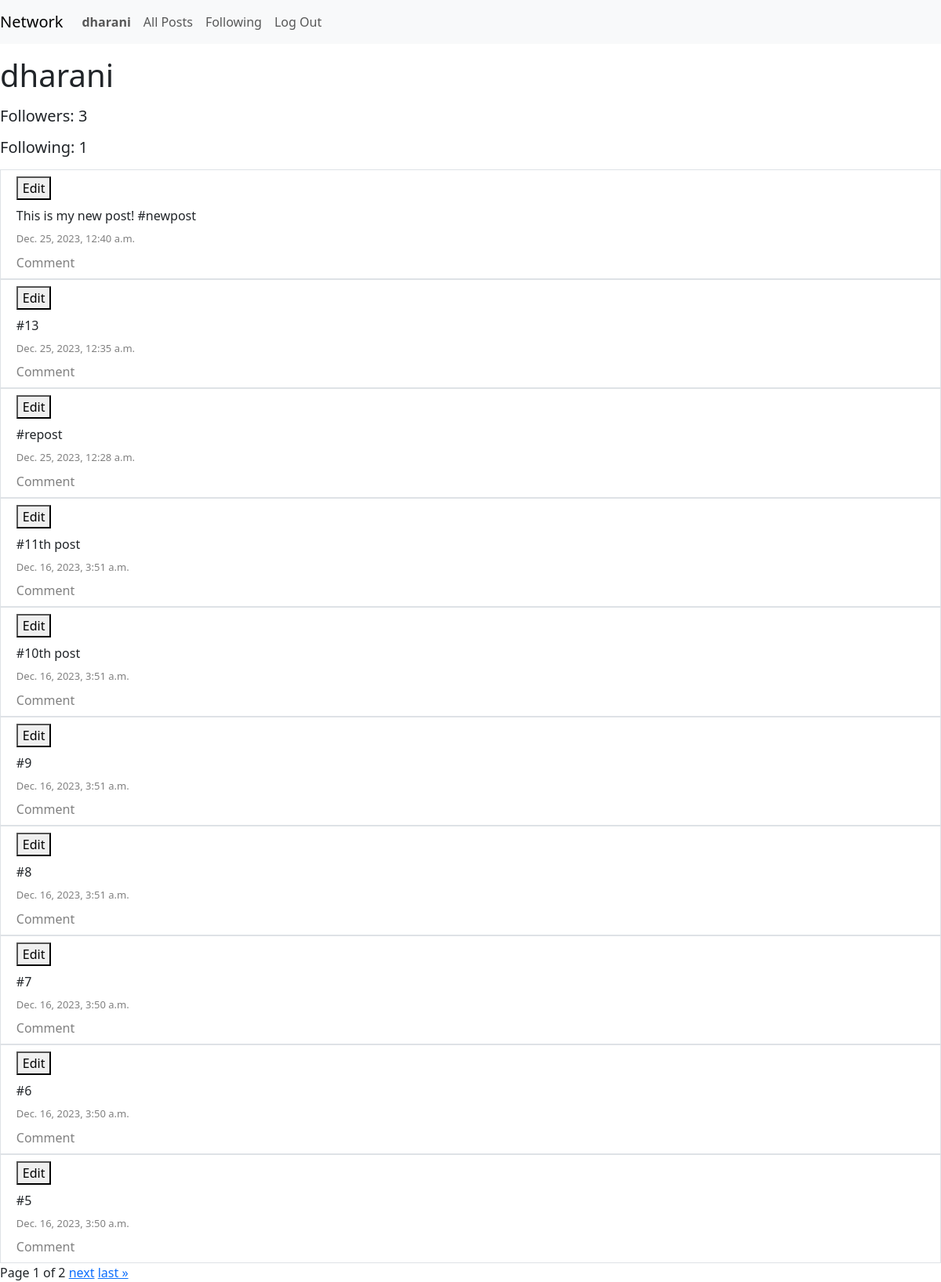
/profile/dharani (signed in), run on the app's committed database.
### network/models.py (models this page shows)
class User(AbstractUser):
    id = models.AutoField(primary_key=True)
    pass
    def __str__(self):
        return self.username

class Post(models.Model):
    id = models.AutoField(primary_key=True)
    user = models.ForeignKey(User, on_delete=models.CASCADE)
    content = models.TextField()
    likes_count = models.IntegerField(default=0)
    timestamp = models.DateTimeField(auto_now_add=True)

### network/views.py (the view)
# urls.py: path("profile/<str:username>", views.profile, name="profile"),
def profile(request, username):
    if (request.user.is_authenticated):
            user = User.objects.get(username=username)
            post_list = Post.objects.filter(user=user).order_by("-timestamp")
            paginator = Paginator(post_list, 10)
            page_number = request.GET.get('page')
            page_obj = paginator.get_page(page_number)
            return render(request, "network/profile.html", {
        "user": user,
        "current_user": request.user,
        "posts": page_obj,
        "following": user.followingUsers.all().count(),
        "followers": user.beingFollowed.all().count(),
        "is_following": Followers.objects.filter(user=request.user, following=user).exists()
    })
    else:
        return HttpResponseRedirect(reverse("login"))

### network/templates/network/profile.html (shortened to what this page needs)
{% extends "network/layout.html" %} {% load static %}  {% block body %}
<h1 class="mt-3 mb-3 ml-3">{{ user.username }}</h1>
<h5 class="mt-3 mb-3 ml-3">Followers: {{ followers }}</h5>
<h5 class="mt-3 mb-3 ml-3">Following: {{ following }}</h5>
 {% for post in posts %}
<div class="border p-2" name="displayPost">
  {% if post.user == current_user %}
  <div style="padding-left: 1%" class="mb-2">
    <button class="editPost" data-id="{{ post.id }}">Edit</button>
  </div>
  {% endif %}
  <div style="padding-left: 1%" class="mb-2">{{ post.content }}</div>
  <div style="padding-left: 1%; color: gray; font-size: small" class="mb-2">
    {{ post.timestamp }}
  </div>
  <div style="padding-left: 1%; color: gray">Comment</div>
</div>
{% endfor %}
<nav aria-label="Page navigation example">
  <div class="pagination">
    <span class="step-links">
      <span class="page-item">
        Page {{ posts.number }} of {{ posts.paginator.num_pages }}
      </span>
      {% if posts.has_next %}
      <a class="page-item" href="?page={{ posts.next_page_number }}">next</a>
      <a class="page-item" href="?page={{ posts.paginator.num_pages }}"
        >last &raquo;</a
      >
      {% endif %}
    </span>
  </div>
</nav>
{% endblock %}

### network/templates/network/layout.html (shortened to what this page needs)
{% load static %}
<!DOCTYPE html>
<html lang="en">
  <head>
    <link
      href="https://cdn.jsdelivr.net/npm/bootstrap@5.3.2/dist/css/bootstrap.min.css"
      rel="stylesheet"
    />
    <link href="{% static 'network/styles.css' %}" rel="stylesheet" />
  </head>
  <body>
    <nav class="navbar navbar-expand-lg navbar-light bg-light">
      <a class="navbar-brand" href="#">Network</a>
      <div>
        <ul class="navbar-nav mr-auto">
          {% if user.is_authenticated %}
          <li class="nav-item">
            <a class="nav-link" href="#"
              ><strong>{{ user.username }}</strong></a
            >
          </li>
          {% endif %}
          <li class="nav-item">
            <a class="nav-link" href="{% url 'index' %}">All Posts</a>
          </li>
          {% if user.is_authenticated %}
          <li class="nav-item">
            <a class="nav-link" href="{% url 'following' %}">Following</a>
          </li>
          <li class="nav-item">
            <a class="nav-link" href="{% url 'logout' %}">Log Out</a>
          </li>
          {% endif %}
        </ul>
      </div>
    </nav>
    <div class="body">{% block body %} {% endblock %}</div>
  </body>
</html>

### data on the page
User: username "dharani"
Post: content "This is my new post! #newpost", timestamp "Dec. 25, 2023, 12:40 a.m."
Post: content "#13", timestamp "Dec. 25, 2023, 12:35 a.m."
Post: content "#repost", timestamp "Dec. 25, 2023, 12:28 a.m."
Post: content "#11th post", timestamp "Dec. 16, 2023, 3:51 a.m."
Post: content "#10th post", timestamp "Dec. 16, 2023, 3:51 a.m."
Post: content "#9", timestamp "Dec. 16, 2023, 3:51 a.m."
Post: content "#8", timestamp "Dec. 16, 2023, 3:51 a.m."
Post: content "#7", timestamp "Dec. 16, 2023, 3:50 a.m."
Post: content "#6", timestamp "Dec. 16, 2023, 3:50 a.m."
Post: content "#5", timestamp "Dec. 16, 2023, 3:50 a.m."

### other printed values
{{ followers }} "3"
{{ following }} "1"
{{ posts.number }} "1"
{{ posts.paginator.num_pages }} "2"
